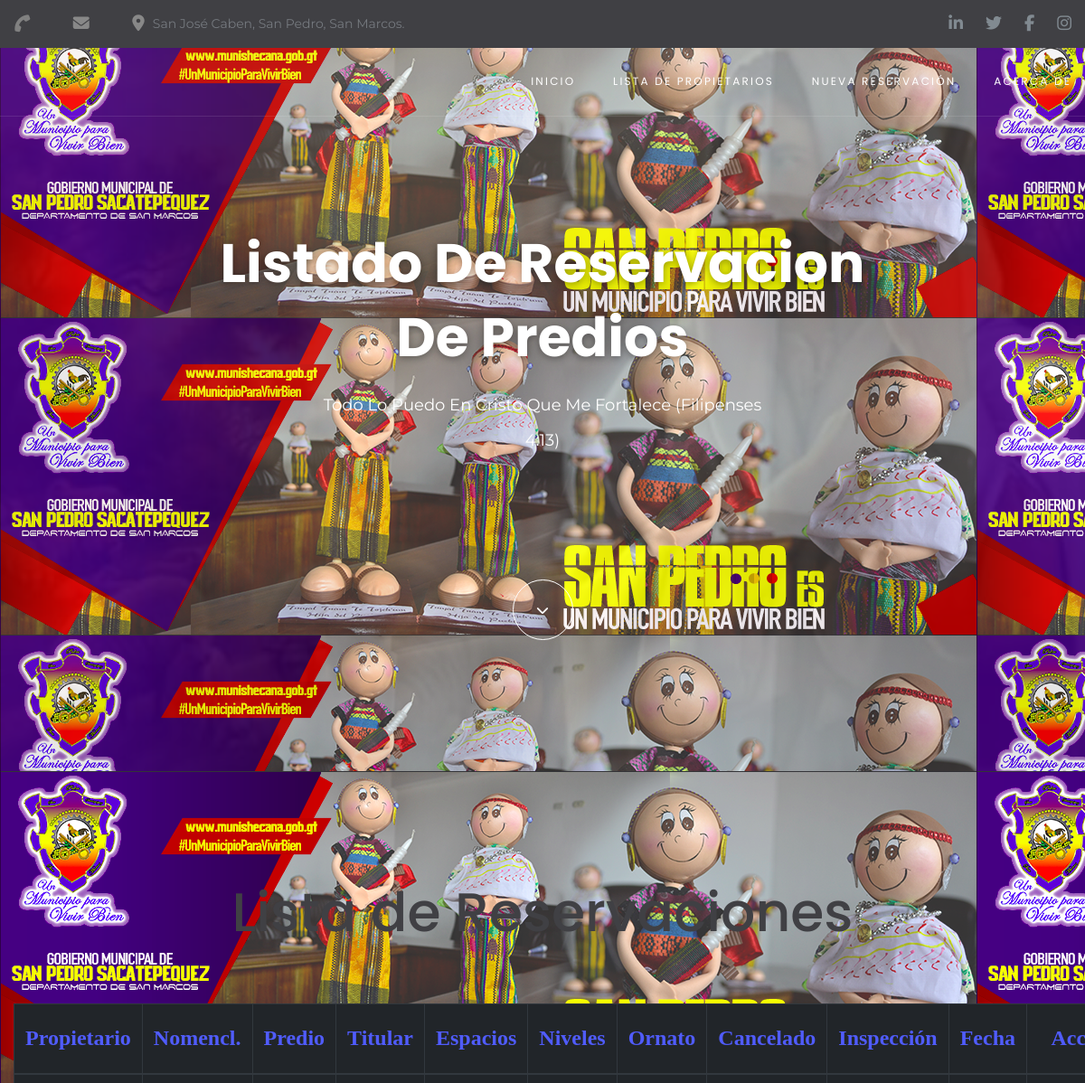
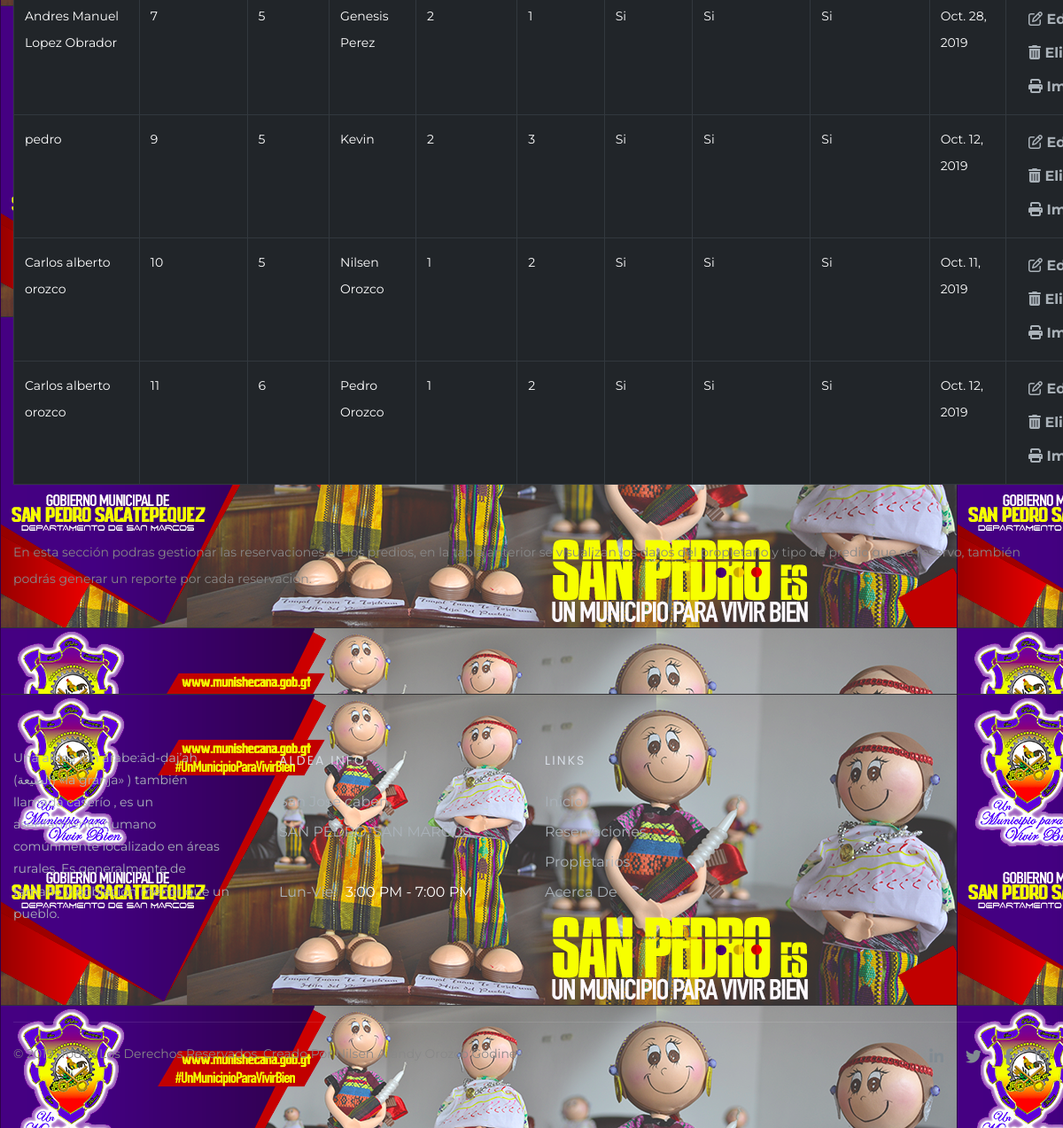
/show-reservations/1/, run on the app's committed database (2 pictures, top to bottom).
### nichos/models.py (models this page shows, shortened)
class Reservation(models.Model):
    titular = models.CharField(max_length=250)
    espacios = models.IntegerField()
    niveles = models.IntegerField()
    ornato = models.BooleanField()
    cancelado = models.BooleanField()
    inspeccion = models.BooleanField()
    fecha = models.DateField()
    propietario = models.ForeignKey(Propietario, on_delete=models.CASCADE)
    predio = models.ForeignKey(Predio, on_delete=models.CASCADE)

class Propietario(models.Model):
    nombre = models.CharField(max_length=250)
    dpi = models.IntegerField()
    telefono = models.CharField(max_length=8)
    direccion = models.CharField(max_length=250)

class Predio(models.Model):
    largo = models.FloatField()
    ancho = models.FloatField()
    nomenclatura = models.CharField(max_length=10)

### nichos/views.py (the view)
# urls.py: path('show-reservations/<int:user_pk>/', views.show_reservation, name='show-reservation'),
def show_reservation(request, user_pk):
    template = 'nichos/show_reservations.html'
    context = {
        'reservations': Reservation.objects.all(),
        'user': User.objects.get(pk=user_pk),
    }
    return render(request, template, context)

### nichos/templates/nichos/show_reservations.html (shortened to what this page needs)
{% extends 'nichos/base.html' %}
{% block content %}
{% load static %}
    <div class="page">
      <header class="section page-header">
        <div class="rd-navbar-wrap">
          <nav class="rd-navbar rd-navbar-classic" data-layout="rd-navbar-fixed" data-sm-layout="rd-navbar-fixed" data-md-layout="rd-navbar-fixed" data-md-device-layout="rd-navbar-fixed" data-lg-layout="rd-navbar-static" data-lg-device-layout="rd-navbar-static" data-xl-layout="rd-navbar-static" data-xl-device-layout="rd-navbar-static" data-lg-stick-up-offset="46px" data-xl-stick-up-offset="46px" data-xxl-stick-up-offset="46px" data-lg-stick-up="true" data-xl-stick-up="true" data-xxl-stick-up="true">
            <div class="rd-navbar-aside-outer rd-navbar-collapse bg-gray-dark">
              <div class="rd-navbar-aside">
                <ul class="list-inline navbar-contact-list">
                  <li>
                    <div class="unit unit-spacing-xs align-items-center">
                      <div class="unit-left"><span class="icon text-middle fa-phone"></span></div>
                    </div>
                  </li>
                  <li>
                    <div class="unit unit-spacing-xs align-items-center">
                      <div class="unit-left"><span class="icon text-middle fa-envelope"></span></div>
                    </div>
                  </li>
                  <li>
                    <div class="unit unit-spacing-xs align-items-center">
                      <div class="unit-left"><span class="icon text-middle fa-map-marker"></span></div>
                      <div class="unit-body"><a href="#">San José Caben, San Pedro, San Marcos.</a></div>
                    </div>
                  </li>
                </ul>
                <ul class="social-links">
                  <li><a class="icon icon-sm icon-circle icon-circle-md icon-bg-white fa-linkedin" href="#"></a></li>
                  <li><a class="icon icon-sm icon-circle icon-circle-md icon-bg-white fa-twitter" href="#"></a></li>
                  <li><a class="icon icon-sm icon-circle icon-circle-md icon-bg-white fa-facebook" href="#"></a></li>
                  <li><a class="icon icon-sm icon-circle icon-circle-md icon-bg-white fa-instagram" href="#"></a></li>
                </ul>
              </div>
            </div>
            <div class="rd-navbar-main-outer">
              <div class="rd-navbar-main">
                <div class="rd-navbar-main-element">
                  <div class="rd-navbar-nav-wrap">
                    <ul class="rd-navbar-nav">
                      <li class="rd-nav-item"><a class="rd-nav-link" href="{% url 'nichos:index' user.pk %}">Inicio</a>
                      </li>
                      <li class="rd-nav-item"><a class="rd-nav-link" href="{% url 'nichos:list_owner' %}">Lista de Propietarios</a>
                      </li>
                      <li class="rd-nav-item"><a class="rd-nav-link" href="{% url 'nichos:crear_reservacion' user.pk %}">Nueva Reservación</a>
                      </li>
                      <li class="rd-nav-item"><a class="rd-nav-link" href="{% url 'nichos:contacts' user.pk %}">Acerca De</a>
                      </li>
                    </ul>
                  </div>
                </div>
              </div>
            </div>
          </nav>
        </div>
      </header>
      <section class="section section-intro context-dark">
        <div class="intro-bg" style="background: url({% static 'images/listado.jpg' %}) no-repeat;background-size:cover;background-position: top center;"></div>
        <div class="container">
          <div class="row justify-content-center">
            <div class="col-xl-8 text-center">
              <h1 class="font-weight-bold wow fadeInLeft">Listado De Reservacion De Predios</h1>
              <p class="intro-description wow fadeInRight">Todo Lo Puedo En Cristo Que Me Fortalece (Filipenses 4:13)</p>
            </div>
          </div>
        </div>
        <div class="container">
            <div class="row justify-content-center">
              <div class="col-12 text-center offset-top-75" data-wow-delay=".2s"><a class="button-way-point d-inline-block text-center d-inline-flex flex-column justify-content-center" href="" data-custom-scroll-to="reservar"><span class="fa-chevron-down"></span></a></div>
            </div>
          </div>
      </section>
      <section class="section section-lg bg-default" id="reservar">
        <div class="container">
          <div class="row row-50 flex-lg-row-reverse">
            <div class="col-xl-12">
              <ul class="list-xl">
                <li>
                  <h1 style="text-align:center ">Lista de Reservaciones</h1>
                  <br>
                  <br>
                  <div>
                    <table class="table table-bordered table-dark">
                      <thead align="center"  style="color: #505cfd; font-size: x-large; font-family: cursive ">
                        <th>Propietario</th>
                        <th>Nomencl.</th>
                        <th>Predio</th>
                        <th>Titular</th>
                        <th>Espacios</th>
                        <th>Niveles</th>
                        <th>Ornato</th>
                        <th>Cancelado</th>
                        <th>Inspección</th>
                        <th>Fecha</th>
                        <th>Acciones</th>
                      </thead>
                      <tbody>
                        <tr >
                            {% for reservation in reservations %}
                            <td>{{ reservation.propietario.nombre }}</td>
                            <td>{{ reservation.id}} </td>
                            <td>  {{ reservation.predio.nomenclatura }}</td>
                            <td>  {{ reservation.titular }}</td>
                            <td>  {{ reservation.espacios }}</td>
                            <td>  {{ reservation.niveles }}</td>
                            {% if reservation.ornato == True %}
                            <td> Si </td>
                            {% else %}
                            <td>No</td>
                            {% endif %}
                            {% if reservation.cancelado == True %}
                            <td>Si</td>
                            {% else %}
                            <td>No</td>
                            {% endif %}
                            {% if reservation.inspeccion == True %}
                            <td>Si</td>
                            {% else %}
                            <td>No</td>
                            {% endif %}
                            <td>  {{ reservation.fecha }}</td>
                            <td align="left">
                            <a class="btn btn-danger" href="{% url 'nichos:edit-reservation' user.pk reservation.pk %}"  ><i class="far fa-edit"></i> Editar</a>
                            <a  class="btn btn-danger" href="{% url 'nichos:delete' reservation.pk %}"><i class="fas fa-trash-alt"></i> Eliminar</a>
                            <a href="{% url 'nichos:categoria_print_one' reservation.pk %}" target="print" class="btn btn-default btn-circle">
                              <span class="fa fa-print"></span>
                              Imprimir</a>
                            </td>
                        </tr>
                        {% endfor %}
                      </tbody>
                    </table>
                  </div> <br>
                  <p>En esta sección podras gestionar las reservaciones de los predios, en la tabla anterior se visualizan
                    los datos del propietario y tipo de predio que se reservo, también podrás generar un reporte por cada reservación.</p>
                </li>
              </ul>
            </div>
          </div>
        </div>
      </section>
      <footer class="section footer-classic section-sm">
        <div class="container">
          <div class="row row-30">
            <div class="col-lg-3 wow fadeInLeft">
              <p class="footer-classic-description offset-top-0 offset-right-25">
                Una aldea (en árabe:ād-ḍaj’ah (الضيعة) «la granja» ) también llamada caserío , es un asentamiento humano comúnmente localizado en áreas rurales. Es generalmente de tamaño y
                población menor que un pueblo.  </p>
            </div>
            <div class="col-lg-3 col-sm-8 wow fadeInUp">
              <P class="footer-classic-title">Aldea Info.</P>
              <div class="d-block offset-top-0">San José caben, <span class="d-lg-block">SAN PEDRO, SAN MARCOS</span></div><a class="d-inline-block accent-link" href="mailto:#"> </a><a class="d-inline-block" href="tel:#"> </a>
              <ul>
                <li>Lun-Vie:<span class="d-inline-block offset-left-10 text-white">3:00 PM - 7:00 PM</span></li>
                <li></li>
                <li></li>
              </ul>
            </div>
            <div class="col-lg-2 col-sm-4 wow fadeInUp" data-wow-delay=".3s">
                <P class="footer-classic-title">Links</P>
                <ul class="footer-classic-nav-list">
                  <li><a href="{% url 'nichos:index' user.pk %} ">Inicio</a></li>
                  <li><a href="{% url 'nichos:show-reservation' user.pk %} ">Reservaciones</a></li>
                  <li><a href="{% url 'nichos:list_owner' %} ">Propietarios</a></li>
                  <li><a href="{% url 'nichos:contacts' user.pk %} ">Acerca De</a></li>
                </ul>
              </div>
           </div>
        </div>
        <div class="container wow fadeInUp" data-wow-delay=".4s">
          <div class="footer-classic-aside">
            <p class="rights"><span>&copy;&nbsp;</span><span class="copyright-year"></span>. Todos Los Derechos Reservados. Creado Por <a href="https://www.facebook.com/marco.vasquez.589">Nilsen Arandy Orozco Godinez</a></p>
            <ul class="social-links">
              <li><a class="fa fa-linkedin" href="#"></a></li>
              <li><a class="fa fa fa-twitter" href="#"></a></li>
              <li><a class="fa fa-facebook" href="#"></a></li>
              <li><a class="fa fa-instagram" href="#"></a></li>
            </ul>
          </div>
        </div>
      </footer>
    </div>
{% endblock %}

### nichos/templates/nichos/base.html (shortened to what this page needs)
{% load static %}
<!DOCTYPE html>
<html class="wide wow-animation" lang="en">
  <head>
    <link rel="stylesheet" href="{% static 'css/bootstrap.css' %}">
    <link rel="stylesheet" href="{% static 'css/fonts.css' %}">
    <link rel="stylesheet" href="{% static 'css/style.css' %}">
  </head>
  <body>
  {% block content %}
  {% endblock %}
  </body>
</html>

### data on the page
Reservation: propietario.nombre "Andres Manuel Lopez Obrador", id "7", predio.nomenclatura "5", titular "Genesis Perez", espacios "2", niveles "1", ornato "Si", cancelado "Si", inspeccion "Si", fecha "Oct. 28, 2019"
Reservation: propietario.nombre "pedro", id "9", predio.nomenclatura "5", titular "Kevin", espacios "2", niveles "3", ornato "Si", cancelado "Si", inspeccion "Si", fecha "Oct. 12, 2019"
Reservation: propietario.nombre "Carlos alberto orozco", id "10", predio.nomenclatura "5", titular "Nilsen Orozco", espacios "1", niveles "2", ornato "Si", cancelado "Si", inspeccion "Si", fecha "Oct. 11, 2019"
Reservation: propietario.nombre "Carlos alberto orozco", id "11", predio.nomenclatura "6", titular "Pedro Orozco", espacios "1", niveles "2", ornato "Si", cancelado "Si", inspeccion "Si", fecha "Oct. 12, 2019"
